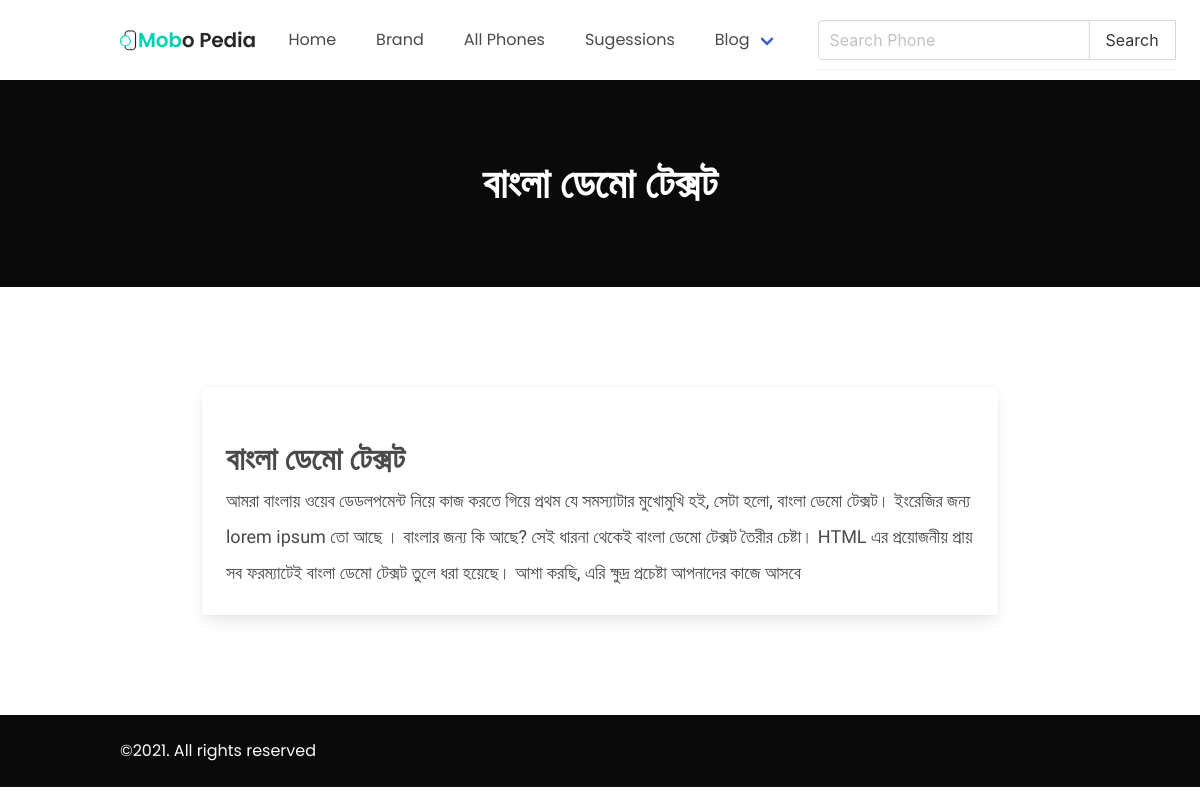
The app's page /singe-post.php?id=17 with its own data.
### tables this page shows
CREATE TABLE `post` (
  `post_id` int(10) NOT NULL,
  `post_title` varchar(100) NOT NULL,
  `post_content` text NOT NULL,
  `featured_photo` varchar(120) NOT NULL,
  `category` varchar(100) NOT NULL,
  `user_id` int(10) NOT NULL,
  `created_at` timestamp NOT NULL DEFAULT current_timestamp() ON UPDATE current_timestamp()
);

### singe-post.php (the view, shortened to what this page needs)
<?php
include './db/db.php';
    $id = $_GET['id'];
    $post = "SELECT * FROM post WHERE post_id='$id'";
    $post_data = $conn -> query($post);
    $fetch_post_data = $post_data -> fetch_assoc();
?>
<!DOCTYPE html>
<html lang="en">
<head>
    <?php include './enqueue_style.php' ?>
</head>
<body>
<?php include './nav.php' ?>
    <section class="second-section hero is-black py-5">
        <div class="hero-body has-text-centered	">
          <div class="container">
            <p class="single-post-hero-title">
                <?php echo $fetch_post_data['post_title'] ?>
              </p>
          </div>
        </div>
    </section>
<section class="third-section container post-grid" >
    <div class="columns">
      <div class="column is-1"></div>
      <div class="column is-10">
      <div class="card">
        <div class="card-image">
        </div>
        <div class="card-content">
          <h1 class="post-title">
            <?php echo $fetch_post_data['post_title'] ?>
          </h1>
          <div class="post-content">
            <?php echo $fetch_post_data['post_content'] ?>
          </div>
        </div>
    </div>
      </div>
      <div class="column is-1"></div>
    </div>
</section>
  <section class="site-footer has-background-black py-5">
    <div class="container">
      <p class="has-text-white-bis		">©2021. All rights reserved</p>
    </div>
  </section>
</body>
</html>

### assets/css/style.css (style rules this page uses)
:root { --headding-color: #262524; --typo-color:#5f6368; }
* { margin: 0; padding: 0; font-family: 'Poppins', sans-serif; }
html { overflow: inherit }
html, body { position: relative; height: 100%; }
.third-section { padding: 100px 0; }
.columns { flex-wrap: wrap !important; }
.post-grid { display: flex; justify-content: center; }
.single-post-hero-title { font-size: 42px; font-weight: 600; font-family: 'Baloo Da 2', cursive !important; }
.post-title { font-size: 32px; font-weight: 600; font-family: 'Baloo Da 2', cursive; }
.post-content p { font-size: 18px; font-weight: 400; line-height: 36px; font-family: 'Baloo Da 2', cursive; }

### records on screen
post: post_title "বাংলা ডেমো টেক্সট", post_content "আমরা বাংলায় ওয়েব ডেডলপমেন্ট নিয়ে কাজ করতে গিয়ে প্রথম যে সমস্যাটার মুখোমুখি হই, সেটা হলো, বাংলা ডেমো টেক্সট। ইংরেজির জন্য lorem ipsum তো আছে । বাংলার জন্য কি আছে? সেই ধারনা থেকেই বাংলা ডেমো টেক্সট তৈরীর চেষ্টা। HTML এর প্রয়োজনীয় প্রায় সব ফরম্যাটেই বাংলা ডেমো টেক্সট তুলে ধরা হয়েছে। আশা করছি, এরি ক্ষুদ্র প্রচেষ্টা আপনাদের কাজে আসবে"
